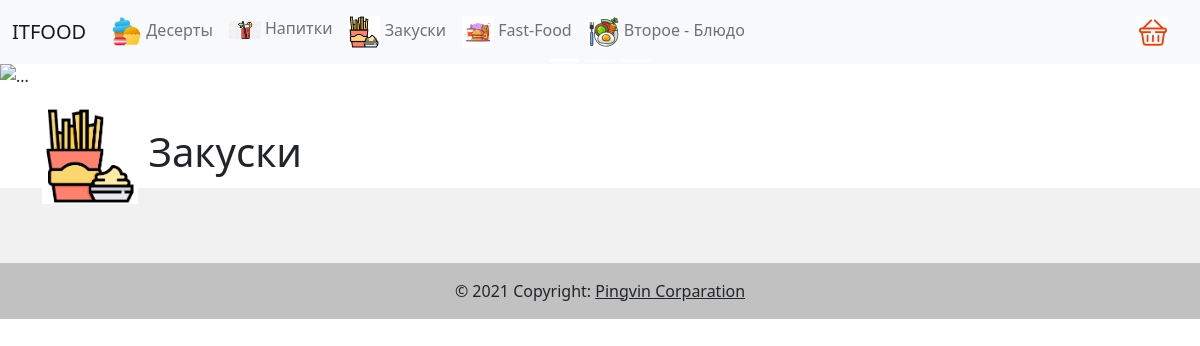
Page /eda/category/3 on the committed database.
### appfood/models.py (models this page shows, shortened)
class FoodCategory(models.Model):
    name = models.CharField(max_length=255)
    image = models.ImageField(
        upload_to='foot_categoty/images'
    )
    desc = models.TextField()
    class Meta:
        db_table = 'foods_categories'

### appfood/views.py (the view)
def get_foods_by_category(request, category_id):
    foods = Food.objects.all().filter(food_category_id = category_id)
    category = FoodCategory.objects.get(id=category_id)
    foodCategories = FoodCategory.objects.all()
    return render(request,
        'foods_by_category.html',
        {
            'foods': foods,
            'category': category,
            'foodCategories': foodCategories
        }
    )

### appfood/templates/foods_by_category.html (shortened to what this page needs)
{% extends 'main-layout.html' %}
{% block content %}
    <div class="container">
        <h1>
            <img src="{{ category.image.url }}"
                style="width: 96px;">
            {{ category.name }}
        </h1>
    </div>
{% endblock %}

### appfood/templates/header.html (shortened to what this page needs)
<nav class="navbar navbar-expand-lg navbar-light bg-light">
    <div class="container-fluid">
      <a class="navbar-brand" href="/">ITFOOD</a>
      <div class="collapse navbar-collapse">
        <ul class="navbar-nav">
          {% for foodCategory in foodCategories %}
          <li class="nav-item">
            <a class="nav-link" href="/eda/category/{{foodCategory.id }}">
               <img src="{{ foodCategory.image.url }}" width='32'>
              {{ foodCategory.name }}
            </a>
          </li>
          {% endfor %}
        </ul>
      </div>
      <div class="d-flex">
        <a href="/eda/card/view" class="mr-4">
          <img src="/static/images/basket.jpg" width="32">
        </a>
      </div>
    </div>
  </nav>

### appfood/static/css/mystyle.css (style rules this page uses)
.mr-4 { margin-right: 20px; }

### rows in the picture
FoodCategory: image (picture), name "Десерты"
FoodCategory: image (picture), name "Напитки"
FoodCategory: image (picture), name "Закуски"
FoodCategory: image (picture), name "Fast-Food"
FoodCategory: image (picture), name "Второе - Блюдо"
